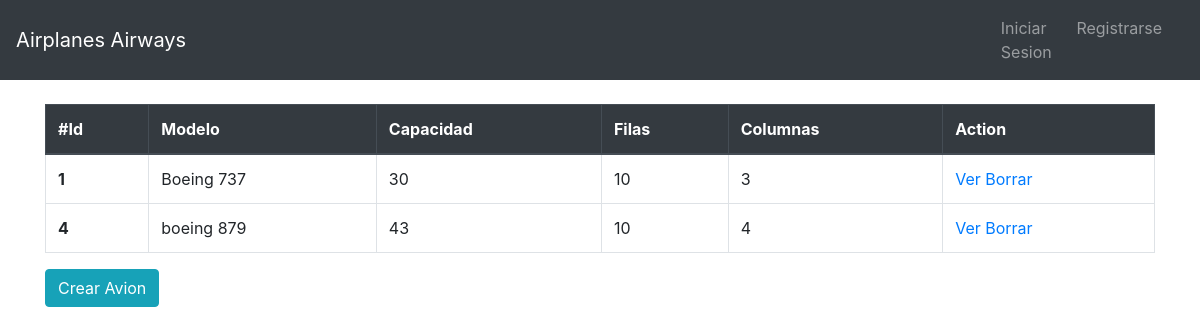
/airplanes/airplane_list/, run on the app's committed database.
### apps/airplanes/models.py (models this page shows, shortened)
class Airplane(models.Model):
    model = models.CharField(max_length=100)
    capacity = models.IntegerField()
    rows = models.IntegerField()
    columns = models.IntegerField()

### apps/airplanes/views.py (the view)
class AirplaneList(ListView):
    model = Airplane
    template_name = 'airplanes/list.html'
    context_object_name = 'airplanes'

### apps/airplanes/templates/airplanes/list.html (shortened to what this page needs)
{% extends 'base.html' %}
{% block content %}
<div class="container mt-4">
    <table class="table table-bordered">
        <thead class="thead-dark">
            <tr>
                <th scope="col">#Id</th>
                <th scope="col">Modelo</th>
                <th scope="col">Capacidad</th>
                <th scope="col">Filas</th>
                <th scope="col">Columnas</th>
                <th scope="col">Action</th>
            </tr>
        </thead>
        <tbody>
            {% for airplane in airplanes %}
            <tr>
                <th scope="row">{{airplane.id}}</th>
                <td>{{airplane.model}}</td>
                <td>{{airplane.capacity}}</td>
                <td>{{airplane.rows}}</td>
                <td>{{airplane.columns}}</td>
                <td>
                    <a href="{% url 'airplane_detail' airplane.id %}" class="fa fa-eye" aria-hidden="true"> Ver </a>
                    <a href="{% url 'airplane_delete' airplane.id %}" class="fa fa-trash" aria-hidden="true"> Borrar </a>
                </td>
            </tr>
            {% endfor %}
        </tbody>
    </table>
    <a href="{% url 'airplane_create' %}" class="btn btn-info">Crear Avion</a>
</div>
{% endblock %}

### data on the page
Airplane: id "1", model "Boeing 737", capacity "30", rows "10", columns "3"
Airplane: id "4", model "boeing 879", capacity "43", rows "10", columns "4"
